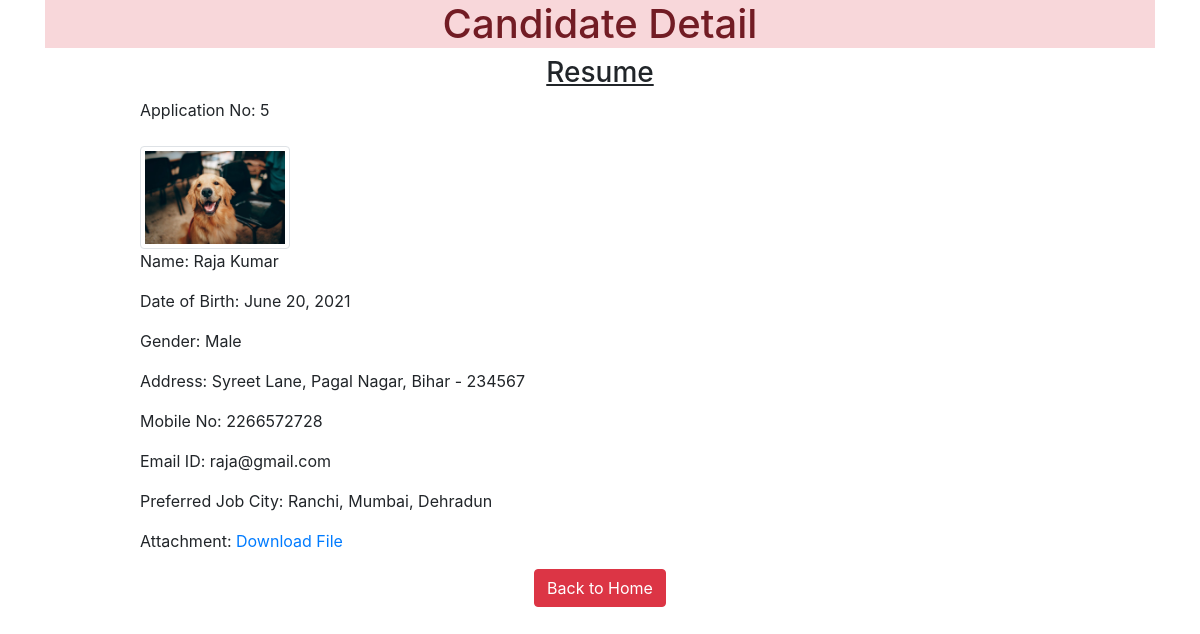
The page /5 on the database its author committed.
### myapp/models.py (models this page shows)
class Resume(models.Model):
    name = models.CharField(max_length=100)
    dob = models.DateField(auto_now=False, auto_now_add=False)
    gender = models.CharField(max_length=100)
    locality = models.CharField(max_length=100)
    city = models.CharField(max_length=100)
    pin = models.PositiveIntegerField()
    state = models.CharField(choices=STATE_CHOICE, max_length=100)
    mobile = models.PositiveIntegerField()
    email = models.EmailField()
    job_city = models.CharField(max_length=50)
    profile_image = models.ImageField(upload_to='profileimg', blank=True)
    my_file = models.FileField(upload_to='doc', blank=True)

### myapp/views.py (the view)
# urls.py: path('<int:pk>', views.CandidateView.as_view(), name='candidate'),
class CandidateView(View):
    def get(self, request, pk):
        candidate = Resume.objects.get(pk=pk)
        return render(request, 'myapp/candidate.html', {'candidate': candidate})

### myapp/templatetags/myfilter.py (called while the page is built)
@register.filter(name='remove_special')
def remove_chars(value, arg):
    for character in arg:
        value = value.replace(character, "")
    return value

### myapp/templates/myapp/candidate.html (shortened to what this page needs)
<!doctype html>
{% load myfilter %}
<html lang="en">
  <head>
    <link rel="stylesheet" href="https://maxcdn.bootstrapcdn.com/bootstrap/4.0.0/css/bootstrap.min.css">
  </head>
  <body>
    <div class="container">
    <h1 class="alert-danger text-center">Candidate Detail</h1>
    <div class="row">
    <div class="col-sm-10 offset-sm-1">
    <h3 class="text-center"><u>Resume</u></h3>
    <p>Application No: {{candidate.id}}</p>
    <img src="{{candidate.profile_image.url}}" alt="" class="img-fluid img-thumbnail mt-2" width="150" height="150">
    <p>Name: {{candidate.name}}</p>
    <p>Date of Birth: {{candidate.dob}}</p>
    <p>Gender: {{candidate.gender}}</p>
    <p>Address: {{candidate.locality}}, {{candidate.city}}, {{candidate.state}} - {{candidate.pin}}</p>
    <p>Mobile No: {{candidate.mobile}}</p>
    <p>Email ID: {{candidate.email}}</p>
    <p>Preferred Job City: {{candidate.job_city|remove_special:"[]'"}}</p>
    <p>Attachment: <a href="{{candidate.my_file.url}}">Download File</a> </p>
    <div class="text-center">
    <a href="/" class="btn btn-danger">Back to Home</a>
    </div>
    </div>
    </div>
    </div>
  </body>
</html>

### rows shown on the page
Resume: id "5", profile_image (picture), name "Raja Kumar", dob "June 20, 2021", gender "Male", locality "Syreet Lane", city "Pagal Nagar", state "Bihar", pin "234567", mobile "2266572728", email "raja@gmail.com", job_city|remove_special "Ranchi, Mumbai, Dehradun"
